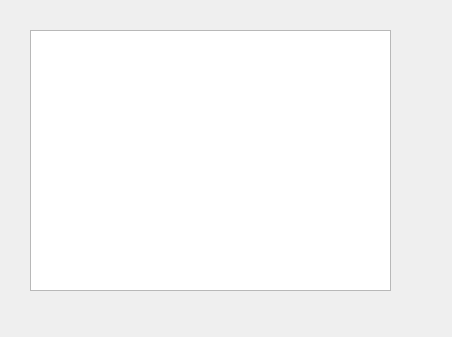
<?xml version="1.0" encoding="UTF-8"?>
<ui version="4.0">
 <class>guiDlg</class>
 <widget class="QWidget" name="guiDlg">
  <property name="geometry">
   <rect>
    <x>0</x>
    <y>0</y>
    <width>452</width>
    <height>337</height>
   </rect>
  </property>
  <property name="windowTitle">
   <string>Controller</string>
  </property>
  <widget class="QGraphicsView" name="graphicsView">
   <property name="geometry">
    <rect>
     <x>30</x>
     <y>30</y>
     <width>361</width>
     <height>261</height>
    </rect>
   </property>
  </widget>
 </widget>
 <resources/>
 <connections/>
</ui>
